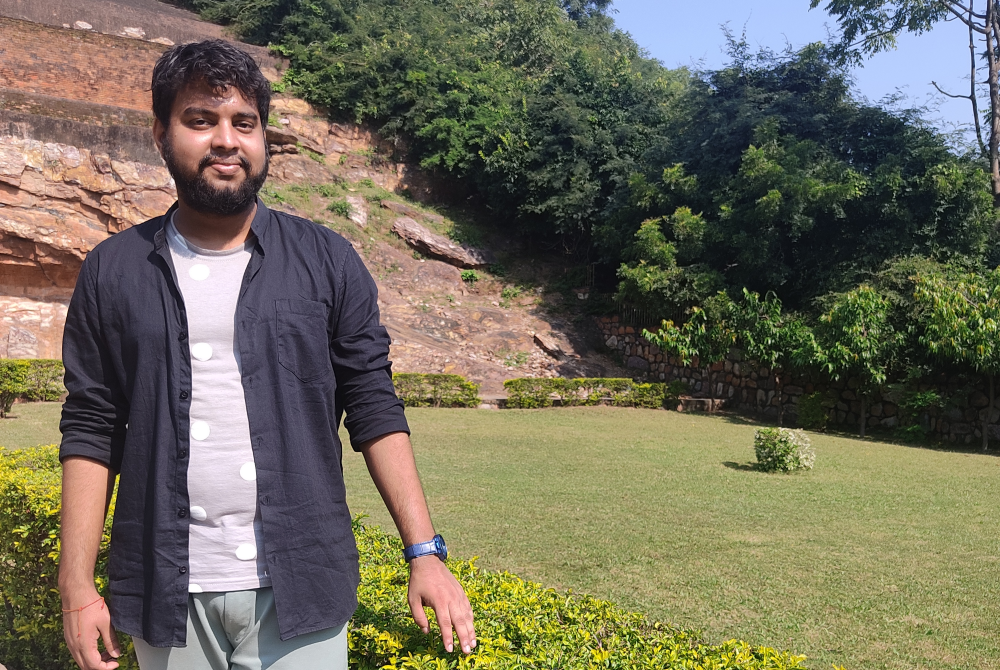
#> input picture IMG_20211027_093128.jpg, 3000 x 2010 px (shown at 1/3 size)
$ jupyter execute Untitled.ipynb
#> lines starting #> are read from the running program, lines starting #| are printed output that depends on the picture
[cell 1]
import cv2 #for image processing
import easygui #to open the filebox
import numpy as np #to store image
import imageio #to read image stored at particular path
import sys
import matplotlib.pyplot as plt
import os
import tkinter as tk
from tkinter import filedialog
from tkinter import *
from PIL import ImageTk, Image

[cell 2]
""" fileopenbox opens the box to choose file
and help us store file path as string """
ImagePath=easygui.fileopenbox()
#> the answer given: IMG_20211027_093128.jpg

[cell 3]
#read the image
originalmage = cv2.imread(ImagePath)
#> originalmage is the input picture: shape (2010, 3000, 3); mean B, G, R 90.6, 108.3, 112.7
originalmage = cv2.cvtColor(originalmage, cv2.COLOR_BGR2RGB)
#print(image)  # image is stored in form of numbers

# confirm that image is chosen
if originalmage is None:
    print("Can not find any image. Choose appropriate file")
    sys.exit()
    ReSized1 = cv2.resize(originalmage, (960, 540))
#plt.imshow(ReSized1, cmap='gray')

[cell 4]
#converting an image to grayscale
grayScaleImage = cv2.cvtColor(originalmage, cv2.COLOR_BGR2GRAY)
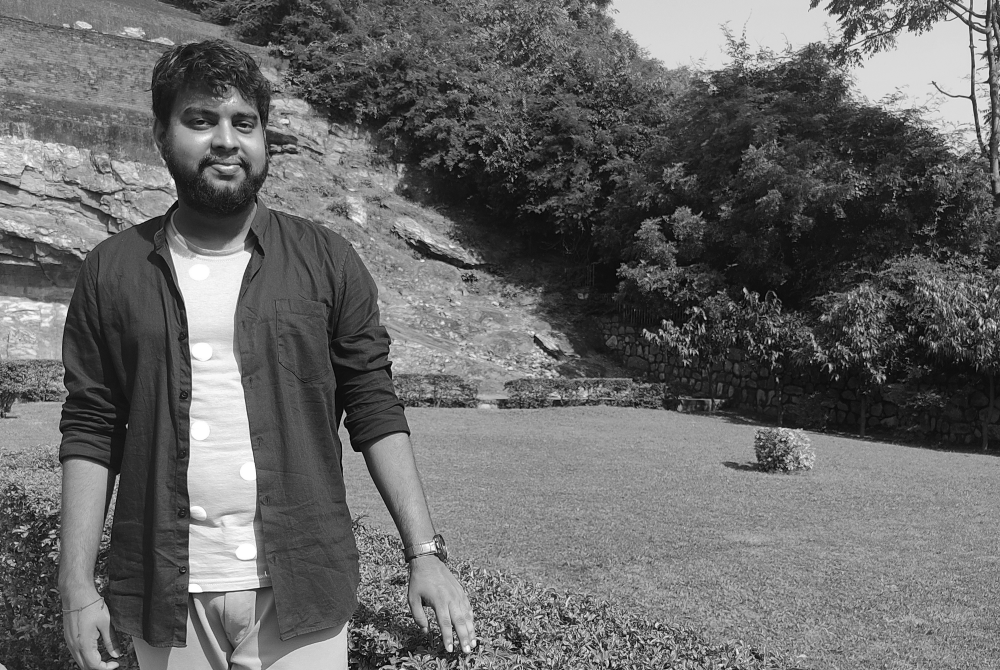
#> grayScaleImage: shape (2010, 3000) (shown at 1/3 size); min 0, max 255, mean 103.5
grayScaleImage1 = cv2.cvtColor(originalmage,cv2.COLOR_BGR2Lab)
#> grayScaleImage1: shape (2010, 3000, 3); mean of channels 0, 1, 2 111.2, 123.8, 124.3

ReSized2 = cv2.resize(grayScaleImage, (960, 540))
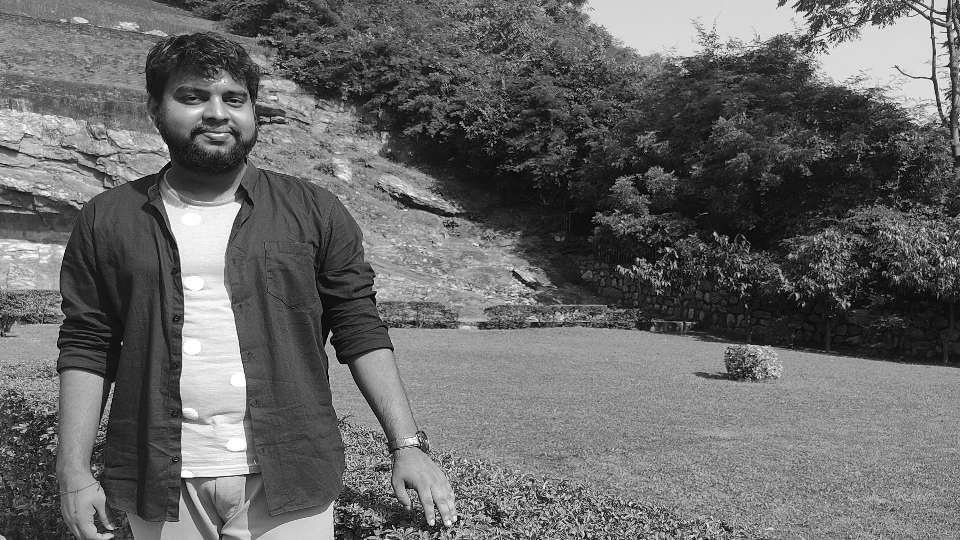
#> ReSized2: shape (540, 960); min 0, max 255, mean 103.4
ReSized3 = cv2.resize(grayScaleImage1, (960, 540))
#> ReSized3: shape (540, 960, 3); mean of channels 0, 1, 2 111.1, 123.7, 124.2


plt.imshow(ReSized3, cmap='gray')
